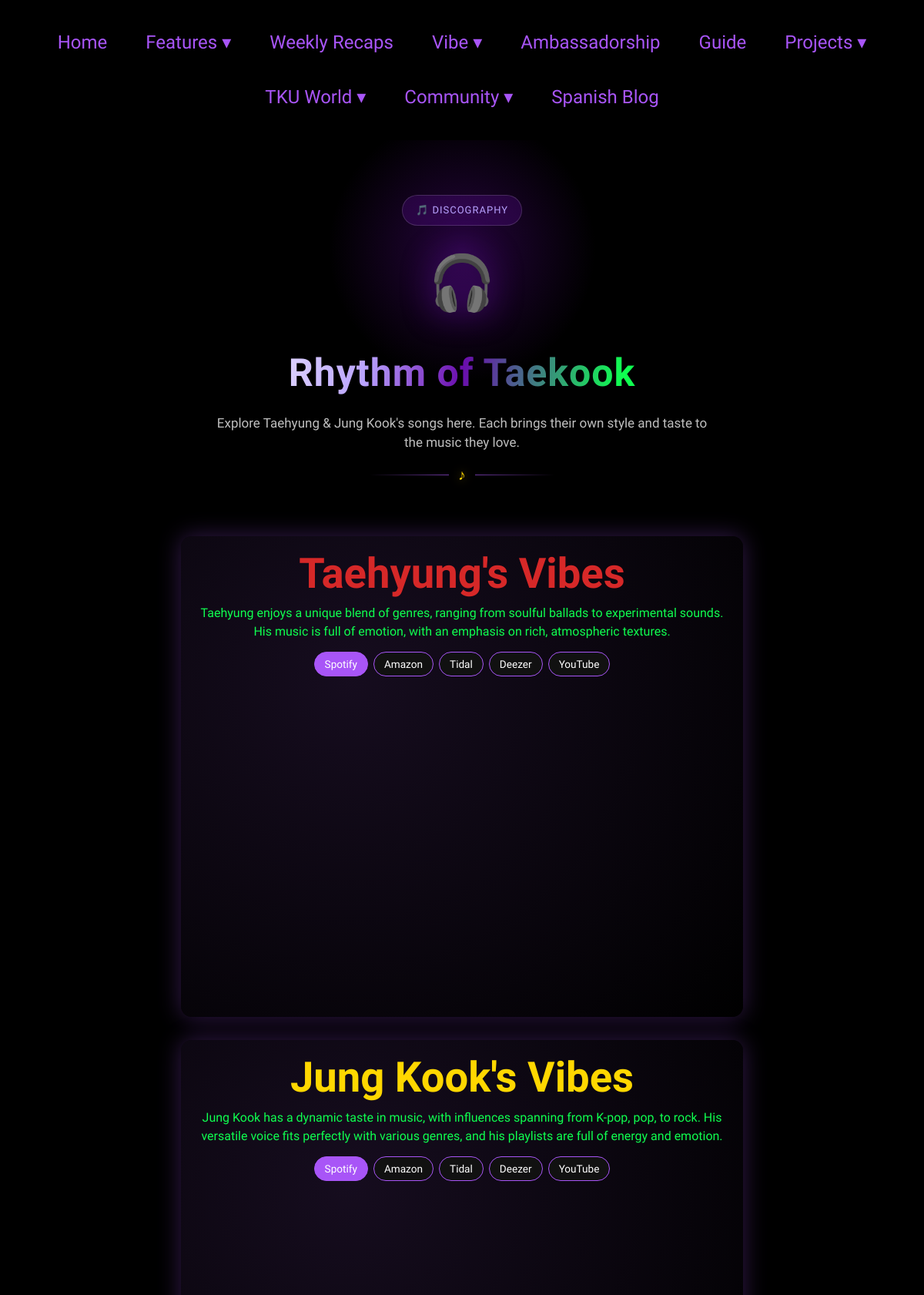
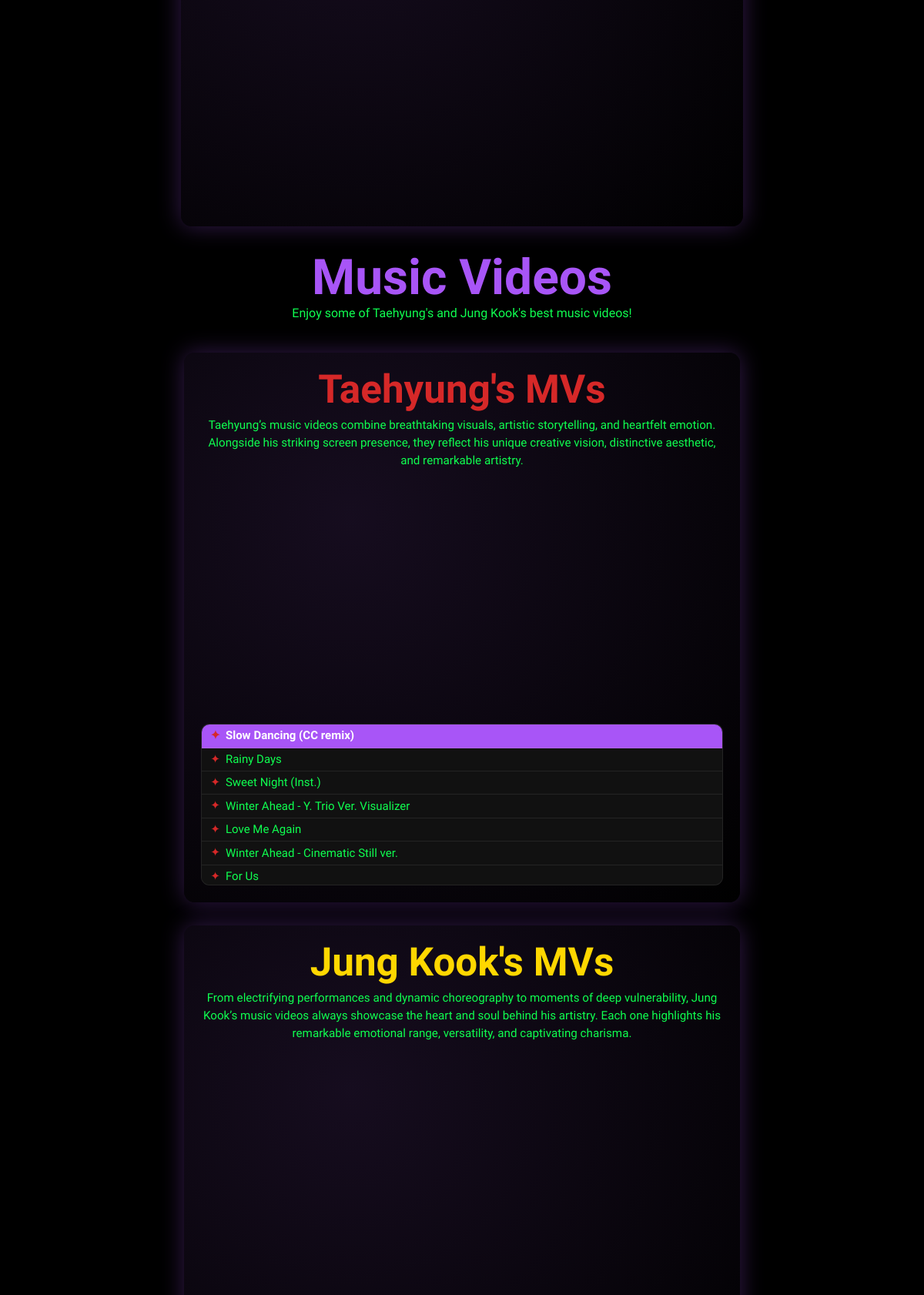
Page /discography (upper part) on the committed database (2 pictures, top to bottom).
### models.py (models this page shows, shortened)
class MusicVideo(db.Model):
    __tablename__ = 'musicvideo'
    id = db.Column(db.Integer, primary_key=True)
    artist = db.Column(db.String(100), nullable=False)
    video_name = db.Column(db.String(255), nullable=False)
    youtube_url = db.Column(db.String(255), nullable=False)

### routes/media.py (the view)
@media_bp.route('/discography')
def discography():
    song_names = [song.song_name for song in Discography.query.all() if song.song_name]
    taehyung_videos = MusicVideo.query.filter_by(artist='Taehyung').all()
    jungkook_videos = MusicVideo.query.filter_by(artist='Jungkook').all()
    for video in taehyung_videos:
        video.youtube_id = extract_youtube_id(video.youtube_url)
    for video in jungkook_videos:
        video.youtube_id = extract_youtube_id(video.youtube_url)
    random.shuffle(taehyung_videos)
    random.shuffle(jungkook_videos)
    song_file, song_name = get_page_music("discography")
    return render_template("discography.html", song_names=song_names, taehyung_videos=taehyung_videos, jungkook_videos=jungkook_videos, song_file=song_file, song_name=song_name)

### helpers.py (called while the page is built)
def extract_youtube_id(url):
    if not url:
        return None
    if "youtu.be" in url:
        return url.split("/")[-1].split("?")[0]
    if "youtube.com" in url:
        if "v=" in url:
            return url.split("v=")[1].split("&")[0]
        if "/embed/" in url:
            return url.split("/embed/")[1].split("?")[0]
        if "/shorts/" in url:
            return url.split("/shorts/")[1].split("?")[0]
        query = parse_qs(urlparse(url).query)
        return query.get("v", [None])[0]
    return None

def get_page_music(page_name):
    music = BackgroundMusic.query.filter_by(
        page_name=page_name
    ).first()
    return (
        music.file_name if music else "default.mp3",
        music.song_name if music else "Default Song"
    )

### routes/games.py (called while the page is built)
@games_bp.app_context_processor
def inject_halloween_flag():
    return {
        "halloween_hunt_active": (
            request.path == "/halloween-hunt" or
            request.cookies.get("halloween_hunt_active") == "true"
        )
    }

### templates/discography.html (shortened to what this page needs)
{% extends "00.base.html" %}
{% block extra_css %}
<link rel="stylesheet" href="{{ url_for('static', filename='css/discography.css') }}">
{% endblock %}
{% block content %}
<div class="main-content">
    <div class="discography-page">
        <div class="discography-header">
            <div class="song-names"></div>
            <div class="hero-badge">🎵 DISCOGRAPHY</div>
            <div class="hero-icon">🎧</div>
            <h1 class="discography-title">Rhythm of Taekook</h1>
            <p class="discography-tagline">
                Explore Taehyung &amp; Jung Kook's songs here. Each brings their own style and taste to the music they love.
            </p>
            <div class="hero-divider">
                <span></span>
                <i>♪</i>
                <span></span>
            </div>
        </div>
        <div class="vibe-container">
            <div class="vibe-section tae-section">
                <h2>Taehyung's Vibes</h2>
                <p>Taehyung enjoys a unique blend of genres, ranging from soulful ballads to experimental sounds. His music is full of emotion, with an emphasis on rich, atmospheric textures.</p>
                <div class="platform-buttons">
                    <button class="platform-btn active" onclick="loadVibePlayer('tae-player','spotify')">Spotify</button>
                    <button class="platform-btn" onclick="loadVibePlayer('tae-player','amazon')">Amazon</button>
                    <button class="platform-btn" onclick="loadVibePlayer('tae-player','tidal')">Tidal</button>
                    <button class="platform-btn" onclick="loadVibePlayer('tae-player','deezer')">Deezer</button>
                    <button class="platform-btn" onclick="loadVibePlayer('tae-player','youtube')">YouTube</button>
                </div>
                <div id="tae-player" class="vibe-player">
                    <iframe style="border-radius:12px" src="https://open.spotify.com/embed/playlist/37i9dQZF1DX5Ku5zxR5pFB?utm_source=generator&theme=0" width="100%" height="352" frameborder="0" allow="encrypted-media" allowfullscreen></iframe>
                </div>
            </div>
            <div class="vibe-section koo-section">
                <h2>Jung Kook's Vibes</h2>
                <p>Jung Kook has a dynamic taste in music, with influences spanning from K-pop, pop, to rock. His versatile voice fits perfectly with various genres, and his playlists are full of energy and emotion.</p>
                <div class="platform-buttons">
                    <button class="platform-btn active" onclick="loadVibePlayer('koo-player','spotify')">Spotify</button>
                    <button class="platform-btn" onclick="loadVibePlayer('koo-player','amazon')">Amazon</button>
                    <button class="platform-btn" onclick="loadVibePlayer('koo-player','tidal')">Tidal</button>
                    <button class="platform-btn" onclick="loadVibePlayer('koo-player','deezer')">Deezer</button>
                    <button class="platform-btn" onclick="loadVibePlayer('koo-player','youtube')">YouTube</button>
                </div>
                <div id="koo-player" class="vibe-player">
                    <iframe style="border-radius:12px" src="https://open.spotify.com/embed/playlist/37i9dQZF1DXdVUsw2RlcPf?utm_source=generator&theme=0" width="100%" height="352" frameborder="0" allow="encrypted-media" allowfullscreen></iframe>
                </div>
            </div>
        </div>
        <div class="music-videos-container">
            <h2>Music Videos</h2>
            <p>Enjoy some of Taehyung's and Jung Kook's best music videos!</p>
            <div class="vibe-container">
                <div class="vibe-section tae-section">
                    <h2>Taehyung's MVs</h2>
                    <p>Taehyung’s music videos combine breathtaking visuals, artistic storytelling, and heartfelt emotion. Alongside his striking screen presence, they reflect his unique creative vision, distinctive aesthetic, and remarkable artistry.</p>
                    <div id="tae-mv-player" class="vibe-player">
                        <iframe id="taePlayerFrame"
                            src="https://www.youtube.com/embed/{{ taehyung_videos[0].youtube_id }}?rel=0&modestbranding=1"
                            allowfullscreen>
                        </iframe>
                    </div>
                    <div class="video-playlist">
                        {% for video in taehyung_videos %}
                        <div class="playlist-item {% if loop.first %}active{% endif %}" onclick="changeVideo('taePlayer','{{ video.youtube_id }}',this)">
                            <span class="mv-icon-tae {{ video.artist|lower }}">✦</span>
                            <span>{{ video.video_name }}</span>
                        </div>
                        {% endfor %}
                    </div>
                </div>
                <div class="vibe-section koo-section">
                    <h2>Jung Kook's MVs</h2>
                    <p>From electrifying performances and dynamic choreography to moments of deep vulnerability, Jung Kook’s music videos always showcase the heart and soul behind his artistry. Each one highlights his remarkable emotional range, versatility, and captivating charisma.</p>
                    <div id="koo-mv-player" class="vibe-player">
                        <iframe id="jkPlayerFrame"
                            src="https://www.youtube.com/embed/{{ jungkook_videos[0].youtube_id }}?rel=0&modestbranding=1"
                            allowfullscreen>
                        </iframe>
                    </div>
                </div>
            </div>
        </div>
    </div>
</div>
{% endblock %}

### static/css/global.css (style rules this page uses)
*,*::before,*::after { box-sizing:border-box; }
html { scroll-behavior:smooth; height:100%; }
body { min-height:100vh; margin:0; padding:0; display:flex; flex-direction:column; background:#000; color:#fff; font-family:'Fira Sans Condensed',sans-serif; line-height:1.7; }
.hero-icon { font-size:70px; margin-bottom:15px; color:#FFD700; animation:floatHero 3s ease-in-out infinite; filter:drop-shadow(0 0 20px rgba(106,13,173,.7)); }
.hero-divider { display:flex; align-items:center; justify-content:center; gap:12px; width:240px; height:18px; margin:20px auto 0; position:relative; z-index:2; }
.hero-divider span { display:block; flex:1; height:1px; min-width:0; background:linear-gradient( 90deg, transparent, rgba(168,85,247,.65) ); }
.hero-divider span:last-child { background:linear-gradient( 90deg, rgba(168,85,247,.65), transparent ); }
.hero-divider i { display:block; flex:0 0 auto; font-family:serif; font-size:1.2rem; font-style:normal; line-height:1; color:#FFD700; text-shadow:0 0 12px rgba(255,215,0,.5); }
.main-content { display: flex; flex-direction: column; justify-content: flex-start; align-items: center; width: 100%; position: relative; text-align: center; padding: 2vh 0; flex: 1; margin: 0 auto; z-index: 1; background: transparent; }

### rows in the picture
MusicVideo: video_name "Slow Dancing (CC remix)"
MusicVideo: video_name "Rainy Days"
MusicVideo: video_name "Sweet Night (Inst.)"
MusicVideo: video_name "Winter Ahead - Y. Trio Ver. Visualizer"
MusicVideo: video_name "Love Me Again"
MusicVideo: video_name "Winter Ahead - Cinematic Still ver."
MusicVideo: video_name "For Us"
